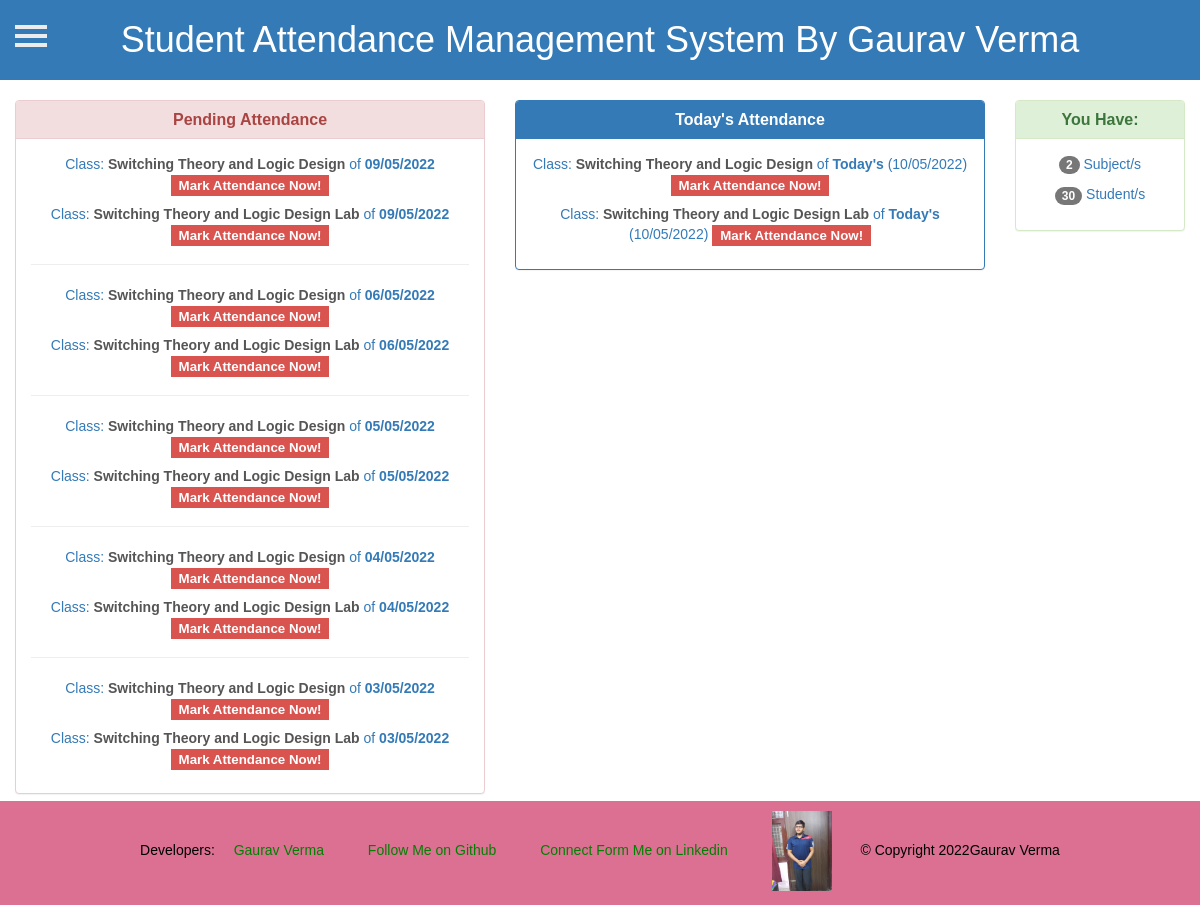
/index.php?page=dashboard (signed in), run on the app's committed database.
### tables this page shows
CREATE TABLE `subject` (
  `id` int(11) NOT NULL,
  `name` varchar(255) NOT NULL
);

### index.php (called while the page is built, shortened)
<?php include 'modules/header.php';?>
<?php include 'modules/content-container.php';?>
<?php include 'modules/footer.php';?>

### modules/dashboard.php (the view, shortened to what this page needs)
<?php
  include 'config1.php';
	$todayYMD = date("Y-m-d");
	$userId = $_SESSION['uid'];
?>
<div class="row">
	<div class="col-lg-5">
		<div class="panel panel-danger">
			<div class="panel-heading">
			  <h3 class="panel-title text-center"><b>Pending Attendance</b></h3>
			</div>
			<div class="panel-body text-center">
				  <?php
					  for($i = 1; $i < 8; $i++) {
						  $dateCurrentYMD = date('Y-m-d', strtotime($todayYMD ." -$i day"));
						  $queryTimeStamp = strtotime($dateCurrentYMD);
						  $dateCurrent = date('d/m/Y', $queryTimeStamp);
						  $query_subjectPending = "SELECT subject.name, subject.id from subject INNER JOIN user_subject WHERE user_subject.id = subject.id AND user_subject.uid = {$_SESSION['uid']}  ORDER BY subject.name";
						  $subPending=$conn->query($query_subjectPending);
						  $rsubPending=$subPending->fetchAll(PDO::FETCH_ASSOC);
						  $noOfSubjectPending = count($rsubPending);
						  $weekday= strtolower(date("l", strtotime($dateCurrentYMD)));
						  if(($weekday!="saturday") && ($weekday!="sunday")) {
							  for($j = 0; $j<$noOfSubjectPending; $j++) {
								  $subIdP = $rsubPending[$j]['id'];
								  $sqlPending = "SELECT sid, ispresent FROM attendance WHERE id=$subIdP AND date=$queryTimeStamp AND uid=$userId";
								  $stmtP = $conn->prepare($sqlPending);
								  $stmtP->execute();
								  $resultP = $stmtP->fetchAll(PDO::FETCH_ASSOC);
								  if(!empty($resultP)){
									  print "<p><a href='index.php?subject=" . $subIdP . "&date=" . $dateCurrentYMD ."' style='text-decoration:none;'>Class: <strong style='color:#555;'>" . $rsubPending[$j]['name'] ."</strong> of <strong>" . $dateCurrent ."</strong></a> <span class='label label-success' style='border-radius:0%;'>Attendance Recorded</span> </p>";
								  }
								  else {
									  print "<p><a href='index.php?subject=" . $subIdP . "&date=" . $dateCurrentYMD ."' style='text-decoration:none;'>Class: <strong style='color:#555;'>" . $rsubPending[$j]['name'] ."</strong> of <strong>" . $dateCurrent ."</strong></a> <span class='label label-danger' style='border-radius:0%;'>Mark Attendance Now!</span></p>";
								  }
							  }
							  if ($i !== 7) {
								  print "<hr>";
							  }
						  }
					  }
				  ?>
			</div>
		  </div>
	</div>
	<div class="col-md-5">
		<div class="panel panel-primary">
			<div class="panel-heading">
			  <h3 class="panel-title text-center"><b>Today's Attendance</b></h3>
			</div>
			<div class="panel-body text-center">
				  <?php
					  $query_subject = "SELECT subject.name, subject.id from subject INNER JOIN user_subject WHERE user_subject.id = subject.id AND user_subject.uid = {$_SESSION['uid']}  ORDER BY subject.name";
					  $sub=$conn->query($query_subject);
					  $rsub=$sub->fetchAll(PDO::FETCH_ASSOC);
					  $today = date("d/m/Y");
					  $todayQuery = date("d-m-Y");
					  $todayDBQuery = strtotime(date("Y-m-d"));
					  $noOfSubject = count($rsub);
					  for($i = 0; $i<$noOfSubject; $i++) {
						  $subId = $rsub[$i]['id'];
						  $sql = "SELECT sid, ispresent FROM attendance WHERE id=$subId AND date=$todayDBQuery AND uid=$userId";
						  $stmt = $conn->prepare($sql);
						  $stmt->execute();
						  $result = $stmt->fetchAll(PDO::FETCH_ASSOC);
						  if(!empty($result)){
							  print "<p><a href='index.php?subject=" . $subId . "&date=" . $todayQuery ."' style='text-decoration:none;'>Class: <strong style='color:#555;'>" . $rsub[$i]['name'] ."</strong> of <strong>Today's</strong> (" . $today .")</a> <span class='label label-success' style='border-radius:0%;'>Attendance Recorded</span> </p>";
						  }
						  else {
							  print "<p><a href='index.php?subject=" . $subId . "&date=" . $todayQuery ."' style='text-decoration:none;'>Class: <strong style='color:#555;'>" . $rsub[$i]['name'] ."</strong> of <strong>Today's</strong> (" . $today .")</a> <span class='label label-danger' style='border-radius:0%;'>Mark Attendance Now!</span></p>";
						  }
					  }
				  ?>
			</div>
		  </div>
	</div>
	<div class="col-lg-2">
		<div class="panel panel-success">
			<div class="panel-heading">
			  <h3 class="panel-title text-center"><b>You Have:</b></h3>
			</div>
			<div class="panel-body text-center">
			  <p><i class="fa fa-book"></i> <a href="index.php?page=studentinfo" style='text-decoration:none;'> <strong><span class="badge badge-pill badge-danger"><?php print $noOfSubject; ?></span></strong> Subject/s </a></p>
				  <?php
					  $studentQuery = "SELECT COUNT(DISTINCT sid) as student_count FROM `user_subject` INNER JOIN student_subject WHERE user_subject.id = student_subject.id AND user_subject.uid = $userId";
					  $stmtStudent = $conn->prepare($studentQuery);
					  $stmtStudent->execute();
					  $resultStudent = $stmtStudent->fetchAll(PDO::FETCH_ASSOC);
				  ?>
				  <?php if(!empty($resultStudent)) : ?>
					  <p><i class="fa fa-users"></i> <a href="index.php?page=studentinfo" style='text-decoration:none;'><strong><span class="badge badge-pill badge-danger"><?php print $resultStudent[0]['student_count'] ?></span></strong> Student/s</a></p>
				  <?php else: ?>
					  <p><i class="fa fa-users"></i> No Students assigned to you!</p>
				  <?php endif; ?>
			</div>
		  </div>
	</div>
</div>
<div class="row">
	<div class="col-lg-2"></div>
	<div class="col-lg-7">
	</div>
	<div class="col-lg-3">
	</div>
</div>

### css/style.css (style rules this page uses)
* { font-family: Verdana, Geneva, Tahoma, sans-serif; }
span.label { font-size: 95%; }

### data on the page
subject: name "Switching Theory and Logic Design"
subject: name "Switching Theory and Logic Design Lab"

### other printed values
$noOfSubject "2"
$resultStudent[0]['student_count'] "30"
